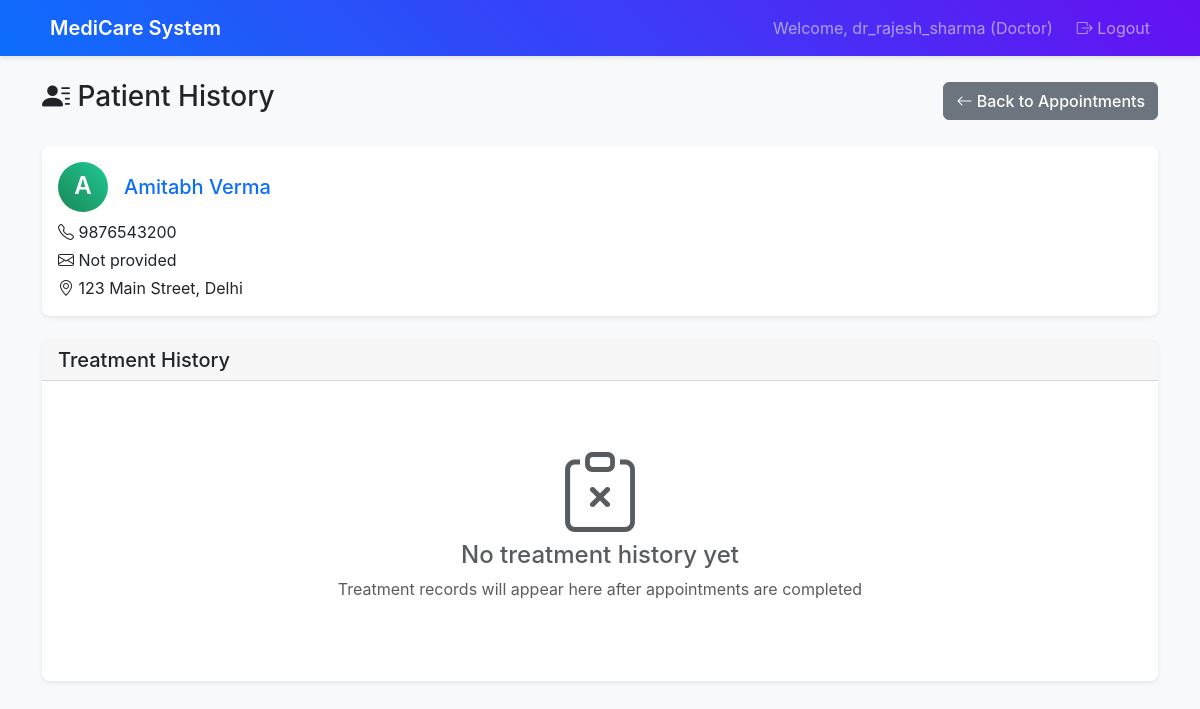
Screenshot of /doctor/patient/392/history (signed in) with the database file from the repository.
### app.py (models this page shows)
class Patient(db.Model):
    __tablename__ = 'patients'
    id: Mapped[int] = mapped_column(primary_key=True)
    user_id: Mapped[int] = mapped_column(db.ForeignKey('users.id'), nullable=False)
    name: Mapped[str] = mapped_column(nullable=False)
    phone: Mapped[str] = mapped_column()
    address: Mapped[str] = mapped_column()
    created_at: Mapped[datetime] = mapped_column(default=datetime.utcnow)
    user = db.relationship('User', back_populates='patient')
    appointments = db.relationship('Appointment', back_populates='patient')

### routes.py (the view)
@app.route('/doctor/patient/<int:patient_id>/history')
@login_required
@role_required(['doctor'])
def doctor_patient_history(patient_id):
    doctor = Doctor.query.join(User).filter(User.id == session['user_id']).first()
    if not doctor:
        flash('Doctor profile not found', 'error')
        return redirect(url_for('logout'))
    patient = Patient.query.join(User).filter(Patient.id == patient_id).first()
    if not patient:
        flash('Patient not found', 'error')
        return redirect(url_for('doctor_dashboard'))
    appointment_check = Appointment.query.filter(
        Appointment.patient_id == patient_id,
        Appointment.doctor_id == doctor.id
    ).count()
    if appointment_check == 0:
        flash('This patient has no appointments with you', 'error')
        return redirect(url_for('doctor_dashboard'))
    treatments = Treatment.query.join(Appointment).filter(
        Appointment.patient_id == patient_id,
        Appointment.doctor_id == doctor.id
    ).order_by(Appointment.appointment_date.desc(), Appointment.appointment_time.desc()).all()
    return render_template('doctor_patient_history.html',
                         doctor=doctor,
                         patient=patient,
                         treatments=treatments)

### routes.py (called while the page is built)
def login_required(f):
    @wraps(f)
    def decorated_function(*args, **kwargs):
        if 'user_id' not in session:
            return redirect(url_for('login'))
        return f(*args, **kwargs)
    return decorated_function

def role_required(roles):
    def decorator(f):
        @wraps(f)
        def decorated_function(*args, **kwargs):
            if 'user_role' not in session or session['user_role'] not in roles:
                flash('Access denied. Insufficient permissions.', 'error')
                return redirect(url_for('login'))
            return f(*args, **kwargs)
        return decorated_function
    return decorator

### templates/doctor_patient_history.html (shortened to what this page needs)
{% extends "base.html" %}
{% block content %}
<div class="row">
    <div class="col-12">
        <div class="d-flex justify-content-between align-items-center mb-4">
            <h1 class="h3">
                <i class="bi bi-person-lines-fill"></i> Patient History
            </h1>
            <a href="{{ url_for('doctor_appointments') }}" class="btn btn-secondary">
                <i class="bi bi-arrow-left"></i> Back to Appointments
            </a>
        </div>
    </div>
</div>
<div class="row">
    <div class="col-12">
        <div class="card mb-4">
            <div class="card-body">
                <div class="row">
                    <div class="col-md-8">
                        <h5 class="card-title text-primary">
                            <div class="d-flex align-items-center">
                                <div class="avatar bg-success text-white rounded-circle d-flex align-items-center justify-content-center me-3" style="width: 50px; height: 50px;">
                                    {{ patient.name[0] }}
                                </div>
                                {{ patient.name }}
                            </div>
                        </h5>
                        <p class="mb-1"><i class="bi bi-telephone"></i> {{ patient.phone or 'Not provided' }}</p>
                        <p class="mb-1"><i class="bi bi-envelope"></i> {{ patient.email or 'Not provided' }}</p>
                        <p class="mb-0"><i class="bi bi-geo-alt"></i> {{ patient.address or 'Not provided' }}</p>
                    </div>
                </div>
            </div>
        </div>
        <div class="card">
            <div class="card-header">
                <h5 class="mb-0">Treatment History</h5>
            </div>
            <div class="card-body">
                {% if treatments %}
                {% for treatment in treatments %}
                <div class="card mb-3 border-start border-primary border-3">
                    <div class="card-body">
                        <div class="row">
                            <div class="col-md-8">
                                <h5 class="card-title text-primary">
                                    <i class="bi bi-calendar"></i> {{ treatment.appointment_date }} at {{ treatment.appointment_time }}
                                </h5>
                                <div class="mt-3">
                                    <h6 class="text-success">
                                        <i class="bi bi-clipboard-pulse"></i> Diagnosis:
                                    </h6>
                                    <p class="mb-2">{{ treatment.diagnosis }}</p>
                                    <h6 class="text-info">
                                        <i class="bi bi-prescription2"></i> Prescription:
                                    </h6>
                                    <p class="mb-2">{{ treatment.prescription }}</p>
                                    {% if treatment.treatment_notes %}
                                    <h6 class="text-warning">
                                        <i class="bi bi-journal-medical"></i> Notes:
                                    </h6>
                                    <p class="mb-0">{{ treatment.treatment_notes }}</p>
                                    {% endif %}
                                </div>
                            </div>
                            <div class="col-md-4 text-end">
                                <div class="avatar bg-primary text-white rounded-circle d-flex align-items-center justify-content-center mx-auto mb-2" style="width: 60px; height: 60px;">
                                    {{ session.username[0].upper() }}
                                </div>
                                <small class="text-muted">
                                    Treated on {{ treatment.created_at.strftime('%Y-%m-%d') if treatment.created_at else treatment.appointment_date }}
                                </small>
                            </div>
                        </div>
                    </div>
                </div>
                {% endfor %}
                {% else %}
                <div class="text-center py-5">
                    <i class="bi bi-clipboard-x display-1 text-muted"></i>
                    <h4 class="text-muted">No treatment history yet</h4>
                    <p class="text-muted">Treatment records will appear here after appointments are completed</p>
                </div>
                {% endif %}
            </div>
        </div>
    </div>
</div>
{% endblock %}

### static/style.css (style rules this page uses)
:root { --primary-color: #0d6efd; --success-color: #198754; --info-color: #0dcaf0; --warning-color: #ffc107; --danger-color: #dc3545; --light-color: #f8f9fa; --dark-color: #212529; }
body { background-color: #f8f9fa; font-family: -apple-system, BlinkMacSystemFont, 'Segoe UI', Roboto, sans-serif; }
.card { border: none; box-shadow: 0 0.125rem 0.25rem rgba(0, 0, 0, 0.075); border-radius: 0.5rem; transition: box-shadow 0.15s ease-in-out; }
.card-header { background-color: rgba(0, 0, 0, 0.03); border-bottom: 1px solid rgba(0, 0, 0, 0.125); font-weight: 500; }
.avatar { font-weight: 600; font-size: 1.2em; }
.btn { border-radius: 0.375rem; font-weight: 500; transition: all 0.15s ease-in-out; }
.bg-success { background: linear-gradient(45deg, #198754, #20c997) !important; }
.card, .alert { animation: fadeInUp 0.5s ease-out; }

### rows the page displays
Patient: name "A", name "Amitabh Verma", phone "9876543200", address "123 Main Street, Delhi"

### other values shown
{{ session.username }} "dr_rajesh_sharma"
{{ session.user_role.title() }} "Doctor"
{{ patient.email or 'Not provided' }} "Not provided"
